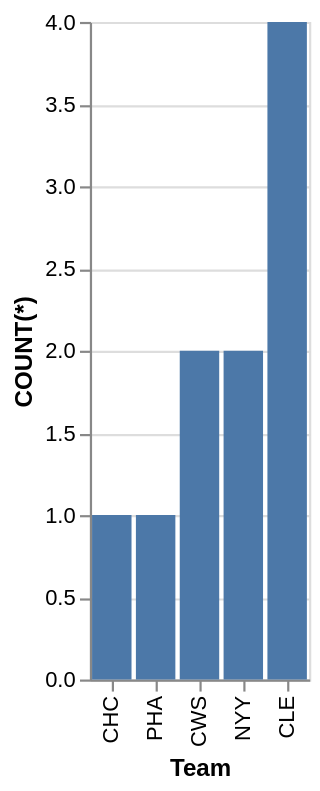

Express this chart as Vega-Lite.
### Vega-Lite specification from a JSON file in a GitHub repository (floating-point values rounded to 4 significant figures)
{"data": {"values": [{"x_data": "CHC", "y_data": 1}, {"x_data": "PHA", "y_data": 1}, {"x_data": "CWS", "y_data": 2}, {"x_data": "NYY", "y_data": 2}, {"x_data": "CLE", "y_data": 4}]}, "mark": "bar", "encoding": {"x": {"field": "x_data", "type": "nominal", "title": "Team", "sort": {"op": "sum", "field": "y_data", "order": "ascending"}}, "y": {"field": "y_data", "type": "quantitative", "title": "COUNT(*)"}}}
